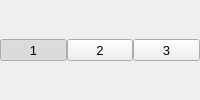
                    <widget class="QFrame" name="toolButtonFocusDotInterpolation">
                     <layout class="QHBoxLayout" name="horizontalLayout_6">
                      <property name="spacing">
                       <number>0</number>
                      </property>
                      <property name="leftMargin">
                       <number>0</number>
                      </property>
                      <property name="topMargin">
                       <number>0</number>
                      </property>
                      <property name="rightMargin">
                       <number>0</number>
                      </property>
                      <property name="bottomMargin">
                       <number>0</number>
                      </property>
                      <item>
                       <widget class="ColorToolButton" name="toolButtonFocusDotMethod1">
                        <property name="sizePolicy">
                         <sizepolicy hsizetype="Preferred" vsizetype="Fixed">
                          <horstretch>0</horstretch>
                          <verstretch>0</verstretch>
                         </sizepolicy>
                        </property>
                        <property name="font">
                         <font>
                          <pointsize>10</pointsize>
                         </font>
                        </property>
                        <property name="text">
                         <string>1</string>
                        </property>
                        <property name="checkable">
                         <bool>true</bool>
                        </property>
                        <property name="checked">
                         <bool>true</bool>
                        </property>
                        <property name="autoExclusive">
                         <bool>true</bool>
                        </property>
                       </widget>
                      </item>
                      <item>
                       <widget class="ColorToolButton" name="toolButtonFocusDotMethod2">
                        <property name="sizePolicy">
                         <sizepolicy hsizetype="Preferred" vsizetype="Fixed">
                          <horstretch>0</horstretch>
                          <verstretch>0</verstretch>
                         </sizepolicy>
                        </property>
                        <property name="font">
                         <font>
                          <pointsize>10</pointsize>
                         </font>
                        </property>
                        <property name="text">
                         <string>2</string>
                        </property>
                        <property name="checkable">
                         <bool>true</bool>
                        </property>
                        <property name="autoExclusive">
                         <bool>true</bool>
                        </property>
                       </widget>
                      </item>
                      <item>
                       <widget class="ColorToolButton" name="toolButtonFocusDotMethod3">
                        <property name="sizePolicy">
                         <sizepolicy hsizetype="Preferred" vsizetype="Fixed">
                          <horstretch>0</horstretch>
                          <verstretch>0</verstretch>
                         </sizepolicy>
                        </property>
                        <property name="font">
                         <font>
                          <pointsize>10</pointsize>
                         </font>
                        </property>
                        <property name="text">
                         <string>3</string>
                        </property>
                        <property name="checkable">
                         <bool>true</bool>
                        </property>
                        <property name="autoExclusive">
                         <bool>true</bool>
                        </property>
                       </widget>
                      </item>
                     </layout>
                    </widget>
